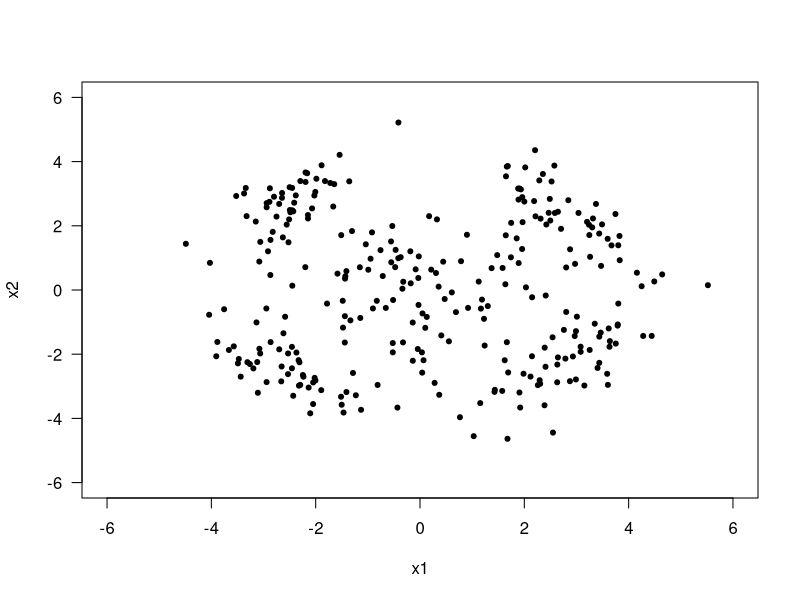
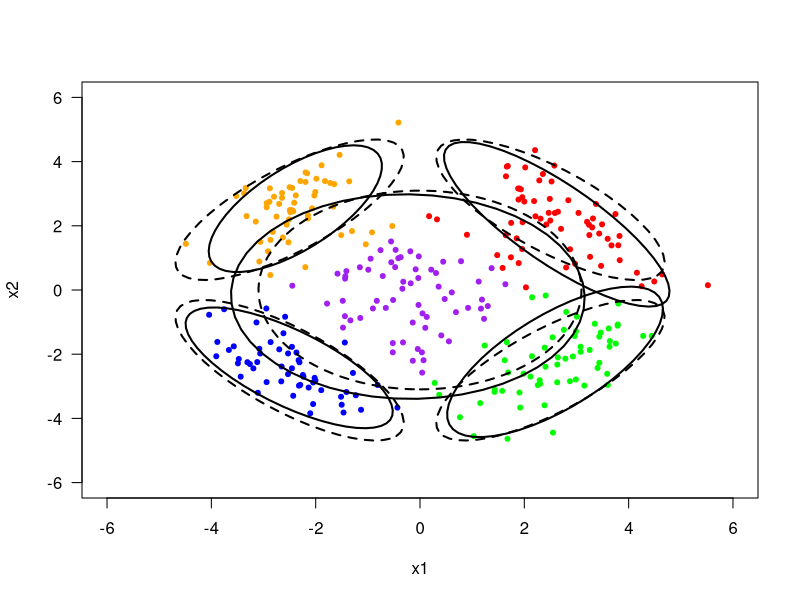

Here is the R script that generated these plots, in order:
#setwd("/Users/tolga/Desktop")
set.seed(720)
class_means <- matrix(c(2.5, 2.5, -2.5, 2.5, -2.5, -2.5, 2.5, -2.5, 0.0, 0.0), nrow = 2)
cov1 <- matrix(c(0.8, -0.6, -0.6, 0.8), nrow = 2)
cov2 <- matrix(c(0.8, 0.6, 0.6, 0.8), nrow = 2)
cov3 <- matrix(c(0.8, -0.6, -0.6, 0.8), nrow = 2)
cov4 <- matrix(c(0.8, 0.6, 0.6, 0.8), nrow = 2)
cov5 <- matrix(c(1.6, 0.0, 0.0, 1.6), nrow = 2)
class_covariances <- array(c(cov1, cov2, cov3, cov4, cov5),dim = c(2,2,5))
class_sizes <- c(50, 50, 50, 50, 100)

library(MASS)
points1 <- mvrnorm(n = class_sizes[1], class_means[,1], class_covariances[,,1])
points2 <- mvrnorm(n = class_sizes[2],  class_means[,2], class_covariances[,,2])
points3 <- mvrnorm(n = class_sizes[3],  class_means[,3],  class_covariances[,,3])
points4 <- mvrnorm(n = class_sizes[4],  class_means[,4],  class_covariances[,,4])
points5 <- mvrnorm(n = class_sizes[5],  class_means[,5],  class_covariances[,,5])
data_points <- rbind(points1, points2, points3, points4, points5)
plot(data_points[,1], data_points[,2], type = "p", pch = 20, col = "black", las = 1, xlim = c(-6, 6), ylim = c(-6, 6), xlab = "x1", ylab = "x2")

K <- 5
N <- sum(class_sizes)
update_centroids <- function(memberships, data_points){
  if(is.null(centroids) == TRUE){
    # initialize centroids
    centroids <- data_points[sample(1:N, K),]
  } else{
    # update centroids
    for (k in 1:K) {
      centroids[k,] <- colMeans(data_points[memberships == k,])
    }
  }
  return(centroids)
}

update_memberships <- function(centroids, data_points){
  D <- as.matrix(dist(rbind(centroids, data_points), method = "euclidean"))
  D <- D[1:nrow(centroids), (nrow(centroids) + 1):(nrow(centroids) + nrow(data_points))]
  memberships <- sapply(1:ncol(D), function(i) {which.min(D[,i])})
  return(memberships)
}

memberships <- NULL
centroids <- NULL
centroids <- update_centroids(memberships, data_points)
memberships <- update_memberships(centroids, data_points)
centroids <- update_centroids(memberships, data_points)
memberships <- update_memberships(centroids, data_points)

means <- t(centroids)
prior1 <- 50/N
prior2 <- 50/N
prior3 <- 50/N
prior4 <- 50/N
prior5 <- 100/N
cov1 <- cov(points1)
cov2 <- cov(points2)
cov3 <- cov(points3)
cov4 <- cov(points4)
cov5 <- cov(points5)
covariances <- array(c(cov1, cov2, cov3, cov4, cov5),dim = c(2,2,5))

centroids <- NULL
memberships <- NULL
iteration <- 1
while(1) {
  if(iteration == 101){
    break
  }
  old_centroids <- centroids
  centroids <- update_centroids(memberships, data_points)
  old_memberships <- memberships
  memberships <- update_memberships(centroids, data_points)
  iteration = iteration + 1
  means <- t(centroids)
}

print(t(means))

plot(data_points[memberships == 1, 1], data_points[memberships == 1, 2], type = "p", pch = 20, col = "red", las = 1, xlim = c(-6, 6), ylim = c(-6, 6), xlab = "x1", ylab = "x2")
points(data_points[memberships == 2, 1], data_points[memberships == 2, 2], type = "p", pch = 20, col = "blue")
points(data_points[memberships == 3, 1], data_points[memberships == 3, 2], type = "p", pch = 20, col = "purple")
points(data_points[memberships == 4, 1], data_points[memberships == 4, 2], type = "p", pch = 20, col = "green")
points(data_points[memberships == 5, 1], data_points[memberships == 5, 2], type = "p", pch = 20, col = "orange")

library(mixtools)
ellipse(class_means[,1], class_covariances[,,1], .05, npoints = class_sizes[1], lty=2, lwd=2)
ellipse(means[,1], covariances[,,1], .05, npoints = class_sizes[1], lwd=2)

ellipse(class_means[,2], class_covariances[,,2], .05, npoints = class_sizes[2], lty=2, lwd=2)
ellipse(means[,5], covariances[,,2], .05, npoints = class_sizes[2], lwd=2)

ellipse(class_means[,3], class_covariances[,,3], .05, npoints = class_sizes[3], lty=2, lwd=2)
ellipse(means[,2], covariances[,,3],.05, npoints = class_sizes[2], lwd=2)

ellipse(class_means[,4], class_covariances[,,4], .05, npoints = class_sizes[4], lty=2, lwd=2)
ellipse(means[,4], covariances[,,4], .05, npoints = class_sizes[2], lwd=2)

ellipse(class_means[,5], class_covariances[,,5], .05, npoints = class_sizes[5], lty=2, lwd=2)
ellipse(means[,3], covariances[,,5], .05, npoints = class_sizes[2], lwd=2)
